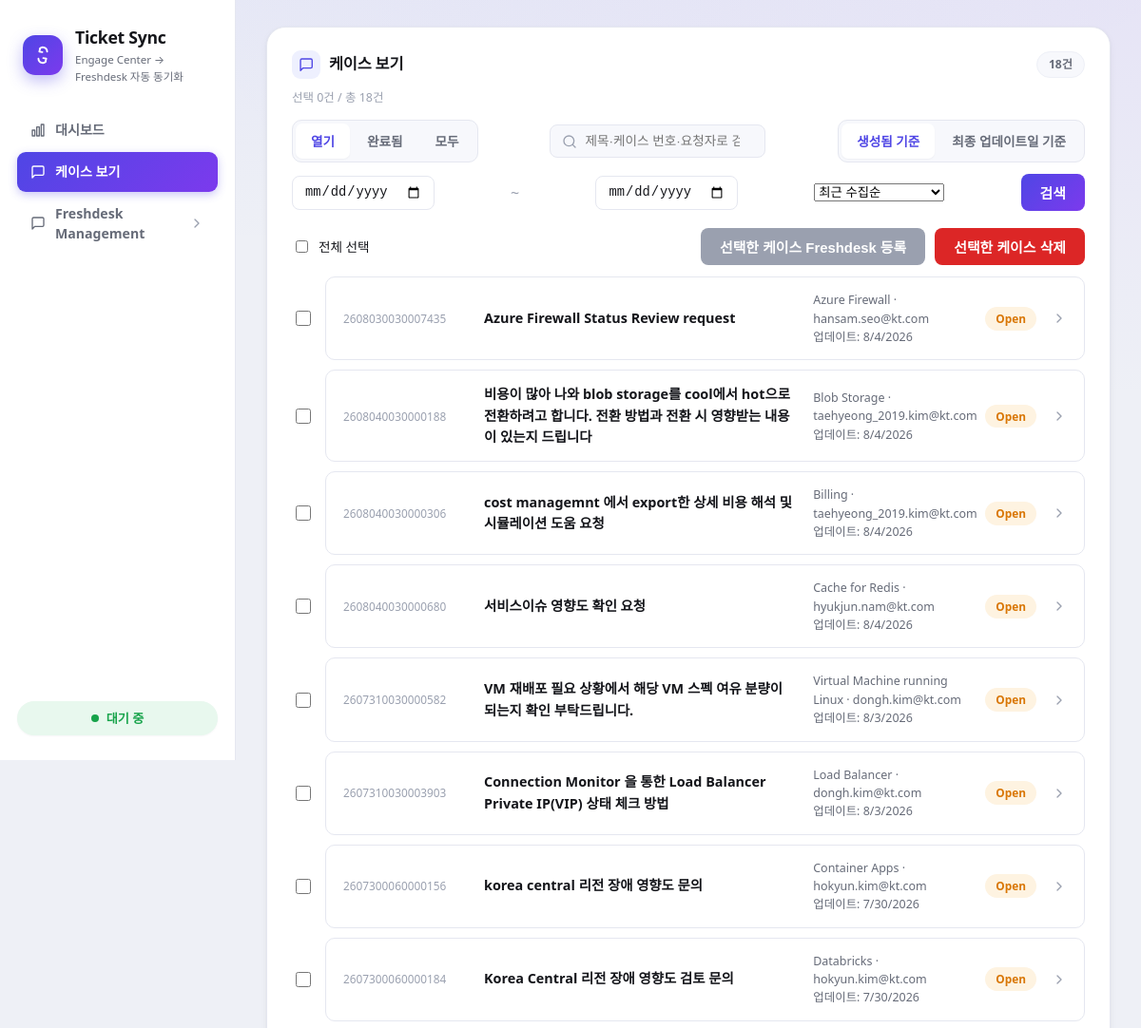
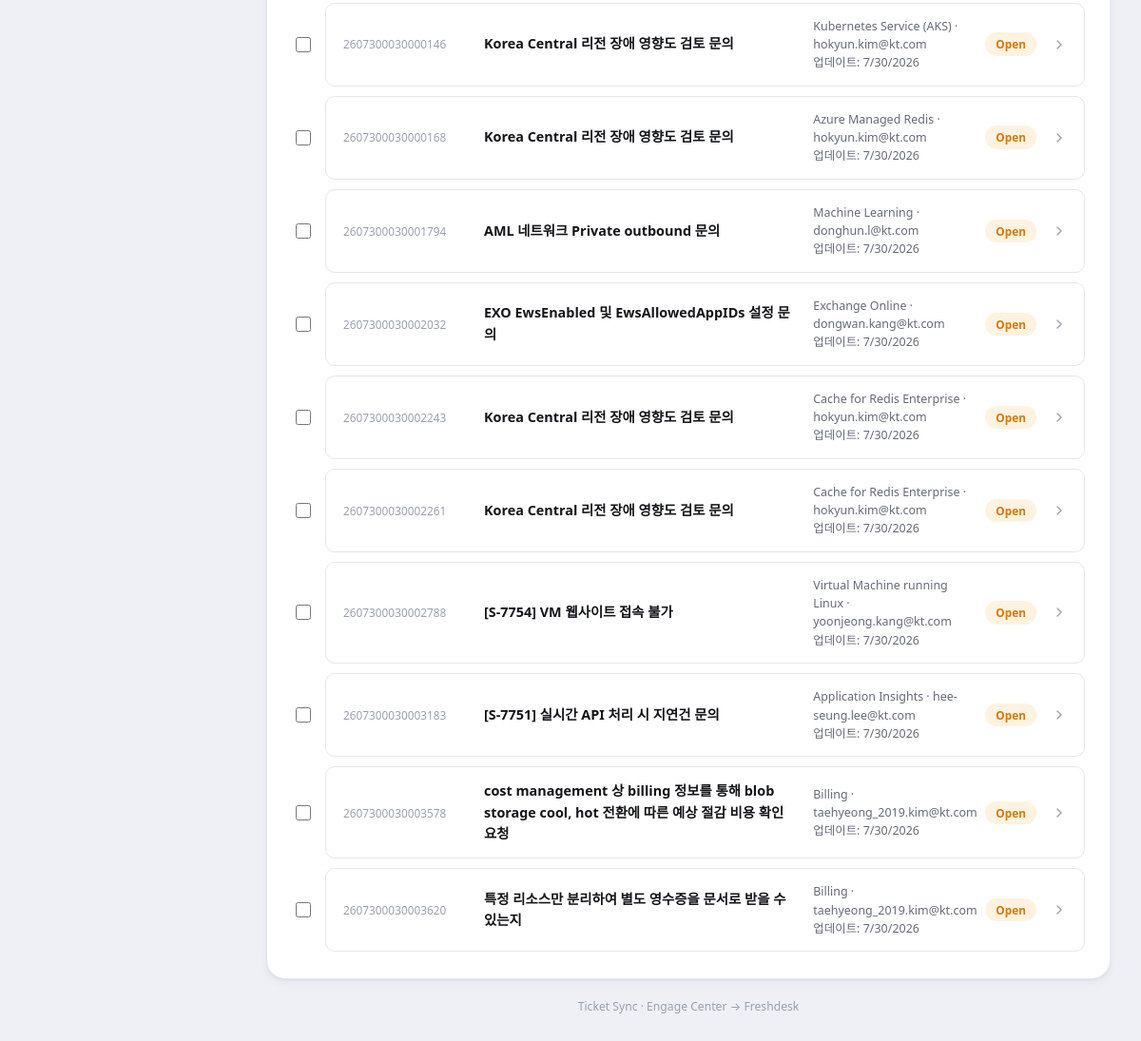
The app's page /cases with its own data (2 pictures, top to bottom).
### tables this page shows
CREATE TABLE tickets (
    id INTEGER PRIMARY KEY AUTOINCREMENT,
    ms_case_id TEXT,
    dedup_key TEXT,
    title TEXT,
    status TEXT,
    severity TEXT,
    created_at TEXT,
    modified_at TEXT,
    product TEXT,
    requester TEXT,
    assignee TEXT,
    case_url TEXT,
    summary TEXT,
    first_synced_at TEXT NOT NULL,
    last_synced_at TEXT NOT NULL,
    freshdesk_ticket_id INTEGER,
    freshdesk_status TEXT NOT NULL DEFAULT 'not_attempted',
    freshdesk_error TEXT,
    freshdesk_synced_at TEXT
, status_message TEXT, category TEXT, problem_type TEXT, incident_manager TEXT, workspace TEXT, country_region TEXT, timezone TEXT, case_owner TEXT, contact_method TEXT, product_family TEXT, contract_id TEXT, case_type TEXT, closed_at TEXT, tenant_id TEXT, subscription_id TEXT, tenant TEXT, communication_html_path TEXT, communication_messages TEXT);

### webapp.py (the view)
@app.get("/cases", response_class=HTMLResponse)
def cases_list(
    request: Request,
    status: str = "open",
    q: str = "",
    date_basis: str = "created",
    start_date: str = "",
    end_date: str = "",
    sort: str = "recent",
    fd_success: Optional[int] = None,
    fd_failed: Optional[int] = None,
    deleted: Optional[int] = None,
):
    store = _open_store()
    try:
        tickets = [dict(r) for r in store.list_tickets(status=status, search=q.strip())]
    finally:
        store.close()
    if start_date or end_date:
        date_field = "modified_at" if date_basis == "updated" else "created_at"
        tickets = filter_by_date_range(tickets, "range", start_date or None, end_date or None, date_field=date_field)
    tickets = _sort_tickets(tickets, sort)
    back_qs = urlencode({
        "status": status, "q": q, "date_basis": date_basis,
        "start_date": start_date, "end_date": end_date, "sort": sort,
    })
    return templates.TemplateResponse(
        request,
        "cases_list.html",
        {
            **_base_ctx("cases"),
            "tickets": tickets,
            "status": status,
            "q": q,
            "date_basis": date_basis,
            "start_date": start_date,
            "end_date": end_date,
            "sort": sort,
            "back_qs": back_qs,
            "fd_success": fd_success,
            "fd_failed": fd_failed,
            "deleted": deleted,
        },
    )

### templates/cases_list.html (shortened to what this page needs)
{% extends "base.html" %}
{% block content %}
<div class="card">
  <div class="card-header">
    <h2><span class="icon-badge"><svg class="icon" viewBox="0 0 24 24"><path d="M21 15a2 2 0 0 1-2 2H7l-4 4V5a2 2 0 0 1 2-2h14a2 2 0 0 1 2 2z"/></svg></span>케이스 보기</h2>
    <span class="count-chip">{{ tickets|length }}건</span>
  </div>
  {% if tickets %}
  <div id="selection-status" style="font-size:0.78rem; color:var(--text-faint); margin:-10px 0 14px;">
    선택 <span id="selected-count">0</span>건 / 총 {{ tickets|length }}건
  </div>
  {% endif %}
  <form method="get" action="/cases" class="filter-bar" style="flex-wrap:wrap; row-gap:12px;">
    <div class="segmented">
      <label for="st-open">열기</label>
      <label for="st-closed">완료됨</label>
      <label for="st-all">모두</label>
    </div>
    <div class="search-bar" style="max-width:280px;">
      <svg class="icon" viewBox="0 0 24 24"><circle cx="11" cy="11" r="8"/><path d="m21 21-4.35-4.35"/></svg>
      <input type="search" name="q" value="{{ q or '' }}" placeholder="제목·케이스 번호·요청자로 검색">
    </div>
    <div class="segmented">
      <label for="db-created">생성됨 기준</label>
      <label for="db-updated">최종 업데이트일 기준</label>
    </div>
    <input type="date" name="start_date" value="{{ start_date or '' }}" style="max-width:150px;">
    <span style="align-self:center; color:var(--text-faint);">~</span>
    <input type="date" name="end_date" value="{{ end_date or '' }}" style="max-width:150px;">
    <select name="sort" onchange="this.form.submit()">
      <option value="recent" {{ "selected" if sort == "recent" or not sort }}>최근 수집순</option>
    </select>
    <button class="btn-primary" type="submit" style="padding:9px 20px; box-shadow:none;">검색</button>
  </form>
  {% if tickets %}
  <form method="post" action="/cases/register-freshdesk" id="fd-form">
    <div class="filter-bar" style="margin-bottom:12px;">
      <label style="display:flex; align-items:center; gap:8px; font-size:0.85rem; cursor:pointer;">
        <input type="checkbox" id="select-all" onclick="toggleAllCases(this)">
        전체 선택
      </label>
      <div style="display:flex; gap:10px;">
        <button class="btn-primary" type="submit" id="fd-submit-btn" disabled
                formaction="/cases/register-freshdesk"
                style="padding:9px 20px; box-shadow:none;"
                onclick="return confirm('선택한 케이스를 Freshdesk에 등록하시겠습니까?')">
          선택한 케이스 Freshdesk 등록
        </button>
        <button class="btn-primary" type="submit" id="del-submit-btn" disabled
                formaction="/cases/delete-selected"
                style="padding:9px 20px; box-shadow:none; background:var(--danger, #d0342c);"
                onclick="return confirm('선택한 케이스를 목록에서 삭제하시겠습니까? (Freshdesk 티켓 자체는 삭제되지 않습니다)')">
          선택한 케이스 삭제
        </button>
      </div>
    </div>
    <div class="case-list">
      {% for t in tickets %}
      <div class="case-row">
        <input type="checkbox" name="ticket_ids" value="{{ t.id }}" class="case-checkbox" onchange="updateFdButton()">
        <a class="case-row-link" href="/cases/{{ t.id }}?back={{ back_qs|urlencode }}">
          <span class="case-id">{{ t.ms_case_id or "-" }}</span>
          <span class="case-title">{{ t.title or "(제목 없음)" }}</span>
          <span class="case-meta">
            {{ t.product or "-" }} · {{ t.requester or "-" }}<br>
            업데이트: {{ t.modified_at or "-" }}
          </span>
          <span class="status-badge {{ 'closed' if (t.status or '')|lower != 'open' else 'open' }}">
            {{ t.status or "-" }}
          </span>
          <svg class="icon case-chevron" viewBox="0 0 24 24"><path d="m9 18 6-6-6-6"/></svg>
        </a>
      </div>
      {% endfor %}
    </div>
  </form>
  {% else %}
    <div class="empty">
      <svg class="icon" viewBox="0 0 24 24"><path d="M21 15a2 2 0 0 1-2 2H7l-4 4V5a2 2 0 0 1 2-2h14a2 2 0 0 1 2 2z"/></svg>
      조건에 맞는 케이스가 없습니다. 대시보드에서 동기화를 먼저 실행해보세요.
    </div>
  {% endif %}
</div>
{% endblock %}

### templates/base.html (shortened to what this page needs)
<!doctype html>
<html lang="ko">
<head>
<link rel="stylesheet" href="/static/style.css">
</head>
<body>
<div class="shell">
  <aside class="sidebar">
    <div class="brand">
      <div class="logo">
        <svg class="icon" viewBox="0 0 24 24"><path d="M17 8a5 5 0 0 0-8.5-3.5M7 16a5 5 0 0 0 8.5 3.5M9 4.5 8 8l3.5.5M15 19.5 16 16l-3.5-.5"/></svg>
      </div>
      <div>
        <h1>Ticket Sync</h1>
        <div class="tagline">Engage Center → Freshdesk 자동 동기화</div>
      </div>
    </div>
    <nav class="nav-tabs">
      <a href="/" class="{{ 'active' if active_nav == 'dashboard' else '' }}">
        <svg class="icon" viewBox="0 0 24 24"><rect x="3" y="12" width="4" height="9"/><rect x="10" y="7" width="4" height="14"/><rect x="17" y="3" width="4" height="18"/></svg>
        대시보드
      </a>
      <a href="/cases" class="{{ 'active' if active_nav == 'cases' else '' }}">
        <svg class="icon" viewBox="0 0 24 24"><path d="M21 15a2 2 0 0 1-2 2H7l-4 4V5a2 2 0 0 1 2-2h14a2 2 0 0 1 2 2z"/></svg>
        케이스 보기
      </a>
      <div class="nav-group">
        <a href="#" class="nav-group-title {{ 'active' if active_nav.startswith('freshdesk') else '' }}" onclick="toggleFreshdeskNav(event)">
          <svg class="icon" viewBox="0 0 24 24"><path d="M21 15a2 2 0 0 1-2 2H7l-4 4V5a2 2 0 0 1 2-2h14a2 2 0 0 1 2 2z"/></svg>
          Freshdesk Management
          <svg class="icon nav-chevron {{ 'expanded' if active_nav.startswith('freshdesk') else '' }}" id="freshdesk-nav-chevron" viewBox="0 0 24 24"><path d="m9 18 6-6-6-6"/></svg>
        </a>
      </div>
    </nav>
    <div class="sidebar-footer">
      {% if running %}
        <span class="status-pill running">
          <span class="dot"></span>
          {% if running_percent is not none %}{{ running_step or "실행 중" }} · {{ running_percent }}%
          {% else %}실행 중 · {{ elapsed_seconds }}초{% endif %}
        </span>
      {% else %}
        <span class="status-pill idle"><span class="dot"></span>대기 중</span>
      {% endif %}
    </div>
  </aside>
  <main class="main-content">
    {% block content %}{% endblock %}
    <footer class="hint-block">Ticket Sync · Engage Center → Freshdesk</footer>
  </main>
</div>
</body>
</html>

### records on screen
tickets: ms_case "2608030030007435", title "Azure Firewall Status Review request", product "Azure Firewall", requester "hansam.seo@kt.com", modified_at "8/4/2026", status "Open"
tickets: ms_case "2608040030000188", title "비용이 많아 나와 blob storage를 cool에서 hot으로 전환하려고 합니다. 전환 방법과 전환 시 영향받는 내용이 있는지 드립니다", product "Blob Storage", requester "taehyeong_2019.kim@kt.com", modified_at "8/4/2026", status "Open"
tickets: ms_case "2608040030000306", title "cost managemnt 에서 export한 상세 비용 해석 및 시뮬레이션 도움 요청", product "Billing", requester "taehyeong_2019.kim@kt.com", modified_at "8/4/2026", status "Open"
tickets: ms_case "2608040030000680", title "서비스이슈 영향도 확인 요청", product "Cache for Redis", requester "hyukjun.nam@kt.com", modified_at "8/4/2026", status "Open"
tickets: ms_case "2607310030000582", title "VM 재배포 필요 상황에서 해당 VM 스펙 여유 분량이 되는지 확인 부탁드립니다.", product "Virtual Machine running Linux", requester "dongh.kim@kt.com", modified_at "8/3/2026", status "Open"
tickets: ms_case "2607310030003903", title "Connection Monitor 을 통한 Load Balancer Private IP(VIP) 상태 체크 방법", product "Load Balancer", requester "dongh.kim@kt.com", modified_at "8/3/2026", status "Open"
tickets: ms_case "2607300060000156", title "korea central 리전 장애 영향도 문의", product "Container Apps", requester "hokyun.kim@kt.com", modified_at "7/30/2026", status "Open"
tickets: ms_case "2607300060000184", title "Korea Central 리전 장애 영향도 검토 문의", product "Databricks", requester "hokyun.kim@kt.com", modified_at "7/30/2026", status "Open"
tickets: ms_case "2607300030000146", title "Korea Central 리전 장애 영향도 검토 문의", product "Kubernetes Service (AKS)", requester "hokyun.kim@kt.com", modified_at "7/30/2026", status "Open"
tickets: ms_case "2607300030000168", title "Korea Central 리전 장애 영향도 검토 문의", product "Azure Managed Redis", requester "hokyun.kim@kt.com", modified_at "7/30/2026", status "Open"
tickets: ms_case "2607300030001794", title "AML 네트워크 Private outbound 문의", product "Machine Learning", requester "donghun.l@kt.com", modified_at "7/30/2026", status "Open"
tickets: ms_case "2607300030002032", title "EXO EwsEnabled 및 EwsAllowedAppIDs 설정 문의", product "Exchange Online", requester "dongwan.kang@kt.com", modified_at "7/30/2026", status "Open"
tickets: ms_case "2607300030002243", title "Korea Central 리전 장애 영향도 검토 문의", product "Cache for Redis Enterprise", requester "hokyun.kim@kt.com", modified_at "7/30/2026", status "Open"
tickets: ms_case "2607300030002261", title "Korea Central 리전 장애 영향도 검토 문의", product "Cache for Redis Enterprise", requester "hokyun.kim@kt.com", modified_at "7/30/2026", status "Open"
tickets: ms_case "2607300030002788", title "[S-7754] VM 웹사이트 접속 불가", product "Virtual Machine running Linux", requester "yoonjeong.kang@kt.com", modified_at "7/30/2026", status "Open"
tickets: ms_case "2607300030003183", title "[S-7751] 실시간 API 처리 시 지연건 문의", product "Application Insights", requester "hee-seung.lee@kt.com", modified_at "7/30/2026", status "Open"
tickets: ms_case "2607300030003578", title "cost management 상 billing 정보를 통해 blob storage cool, hot 전환에 따른 예상 절감 비용 확인 요청", product "Billing", requester "taehyeong_2019.kim@kt.com", modified_at "7/30/2026", status "Open"
tickets: ms_case "2607300030003620", title "특정 리소스만 분리하여 별도 영수증을 문서로 받을 수 있는지", product "Billing", requester "taehyeong_2019.kim@kt.com", modified_at "7/30/2026", status "Open"

### other values on screen
{{ tickets|length }} "18"
